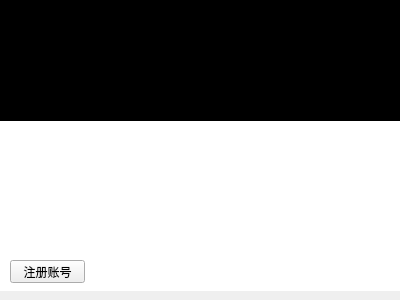
<?xml version="1.0" encoding="UTF-8"?>
<ui version="4.0">
 <class>loggin</class>
 <widget class="QWidget" name="loggin">
  <property name="geometry">
   <rect>
    <x>0</x>
    <y>0</y>
    <width>400</width>
    <height>300</height>
   </rect>
  </property>
  <property name="minimumSize">
   <size>
    <width>400</width>
    <height>300</height>
   </size>
  </property>
  <property name="maximumSize">
   <size>
    <width>400</width>
    <height>300</height>
   </size>
  </property>
  <property name="windowTitle">
   <string>loggin</string>
  </property>
  <property name="styleSheet">
   <string notr="true"/>
  </property>
  <widget class="QLabel" name="label_back">
   <property name="geometry">
    <rect>
     <x>0</x>
     <y>0</y>
     <width>421</width>
     <height>121</height>
    </rect>
   </property>
   <property name="sizePolicy">
    <sizepolicy hsizetype="Preferred" vsizetype="Preferred">
     <horstretch>0</horstretch>
     <verstretch>0</verstretch>
    </sizepolicy>
   </property>
   <property name="styleSheet">
    <string notr="true">background-color: black</string>
   </property>
   <property name="text">
    <string>TextLabel</string>
   </property>
  </widget>
  <widget class="QLabel" name="label_3">
   <property name="geometry">
    <rect>
     <x>0</x>
     <y>120</y>
     <width>411</width>
     <height>171</height>
    </rect>
   </property>
   <property name="sizePolicy">
    <sizepolicy hsizetype="Preferred" vsizetype="Preferred">
     <horstretch>0</horstretch>
     <verstretch>0</verstretch>
    </sizepolicy>
   </property>
   <property name="styleSheet">
    <string notr="true">background-color: white</string>
   </property>
   <property name="text">
    <string/>
   </property>
  </widget>
  <widget class="QLabel" name="label">
   <property name="geometry">
    <rect>
     <x>0</x>
     <y>0</y>
     <width>41</width>
     <height>31</height>
    </rect>
   </property>
   <property name="text">
    <string/>
   </property>
   <property name="pixmap">
    <pixmap>:/i18n/user_zh_CN.qm</pixmap>
   </property>
  </widget>
  <widget class="QWidget" name="layoutWidget">
   <property name="geometry">
    <rect>
     <x>100</x>
     <y>150</y>
     <width>252</width>
     <height>126</height>
    </rect>
   </property>
   <layout class="QVBoxLayout" name="verticalLayout">
    <item>
     <layout class="QGridLayout" name="gridLayout">
      <item row="2" column="0">
       <widget class="QCheckBox" name="checkBox_autologin">
        <property name="text">
         <string>自动登录</string>
        </property>
       </widget>
      </item>
      <item row="2" column="1">
       <widget class="QCheckBox" name="checkBox_rempwd">
        <property name="text">
         <string>记住密码</string>
        </property>
       </widget>
      </item>
      <item row="2" column="2">
       <widget class="QLabel" name="label_2">
        <property name="text">
         <string>找回密码</string>
        </property>
       </widget>
      </item>
      <item row="1" column="0" colspan="3">
       <widget class="QLineEdit" name="lineEdit_passwd">
        <property name="sizePolicy">
         <sizepolicy hsizetype="Expanding" vsizetype="Maximum">
          <horstretch>0</horstretch>
          <verstretch>0</verstretch>
         </sizepolicy>
        </property>
       </widget>
      </item>
      <item row="0" column="0" colspan="3">
       <widget class="QLineEdit" name="lineEdit_username">
        <property name="sizePolicy">
         <sizepolicy hsizetype="Expanding" vsizetype="Maximum">
          <horstretch>0</horstretch>
          <verstretch>0</verstretch>
         </sizepolicy>
        </property>
       </widget>
      </item>
     </layout>
    </item>
    <item>
     <widget class="QPushButton" name="pushButton_login">
      <property name="text">
       <string>登录</string>
      </property>
     </widget>
    </item>
   </layout>
  </widget>
  <widget class="QPushButton" name="pushButton">
   <property name="geometry">
    <rect>
     <x>10</x>
     <y>260</y>
     <width>75</width>
     <height>23</height>
    </rect>
   </property>
   <property name="text">
    <string>注册账号</string>
   </property>
  </widget>
  <zorder>layoutWidget</zorder>
  <zorder>label_3</zorder>
  <zorder>label_back</zorder>
  <zorder>label</zorder>
  <zorder>pushButton</zorder>
 </widget>
 <tabstops>
  <tabstop>lineEdit_username</tabstop>
  <tabstop>lineEdit_passwd</tabstop>
  <tabstop>checkBox_autologin</tabstop>
  <tabstop>checkBox_rempwd</tabstop>
  <tabstop>pushButton</tabstop>
  <tabstop>pushButton_login</tabstop>
 </tabstops>
 <resources/>
 <connections/>
</ui>
